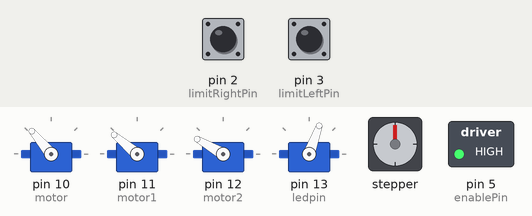
This sketch was run on a simulated Arduino Uno, built with avr-gcc and run on an emulated ATmega328P. Shown: 4 × servo, stepper motor, switched loads named in the sketch (green lamp = pin HIGH). The test bench sets the inputs (shaded band); at power-on: pin 3 (limitLeftPin) HIGH, pin 2 (limitRightPin) HIGH. Stepper angles assume 200 steps per turn; pins used as bus, display or sensor lines are not drawn; what the sketch prints to the serial monitor is not drawn.

Above: at 5.0 s.
5.1 s: pin 3 (limitLeftPin) pulled LOW for 0.15 s
8.2 s: pin 3 (limitLeftPin) pulled LOW for 0.15 s
At 11.2 s:
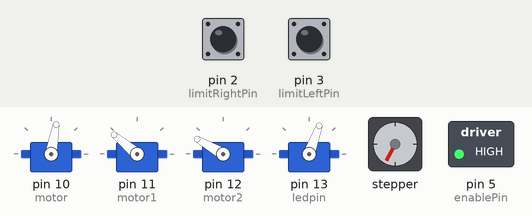
11.3 s: pin 2 (limitRightPin) pulled LOW for 3.2 s
At 15.0 s:
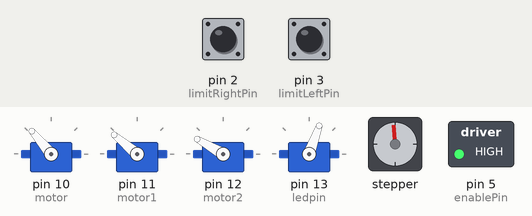
Timing chart, 0 to 16.5 s (numbered marks = the images above; inputs shaded):
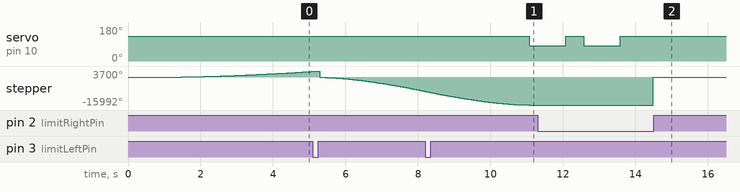

The sketch:

servos_stepper_motor_combined_new_angles.ino
```cpp
//Define servo and stepper motor libraries
#include<Servo.h>
#include <AccelStepper.h>

//Defining interupts
#define limitLeftPin 3
#define limitRightPin 2
#define ledpin 13

//Defining pins for stepper motor
#define enablePin 5
#define pulsePin 7
#define dirPin 6

int temp=0;
int led_state = 0;
bool left_limit_flag = false;
bool right_limit_flag = false;

AccelStepper stepper(AccelStepper::FULL2WIRE,dirPin , pulsePin);

//Defining servo motors
Servo motor;
Servo motor1;
Servo motor2;
Servo motor3;

int p=0;
char notes[39] = "CCGGAAGFFEEDDCGGFFEEDGGFFEEDCGGAGFFEEDC"; //Notes of the song
char Octave[8] = "CDEFGABC"; //Notes in an Octave
char f1,f2,f3,f4;
int range_min = 0; //Index finger
int range_max = 3; //pinky finger
int match, j, i;

void setup() {
  // put your setup code here, to run once:
  Serial.begin(9600);
  motor.attach(10); //Index finger
  motor1.attach(11);
  motor2.attach(12);
  motor3.attach(13); //pinky finger
  rest();

  Serial.println("Hand Activated");
  pinMode(enablePin,OUTPUT);
  pinMode(pulsePin,OUTPUT);
  pinMode(dirPin,OUTPUT);
  pinMode(ledpin, OUTPUT);
  pinMode(limitLeftPin, INPUT_PULLUP);
  pinMode(limitRightPin, INPUT_PULLUP);
  attachInterrupt(digitalPinToInterrupt(limitLeftPin), LEFTISR, RISING); //Rising - Detects when the interupt changes from 0 to 1
  attachInterrupt(digitalPinToInterrupt(limitRightPin), RIGHTISR, RISING); //Rising - Detects when the interupt changes from 0 to 1

  digitalWrite(enablePin,HIGH);

  stepper.setMaxSpeed(1000);
  stepper.setAcceleration(200);

  home_stepper(); //For calibrating the end of the piano

  //stepper.setMaxSpeed(2000);
  stepper.setMaxSpeed(4000);
  //stepper.setAcceleration(1000);
  stepper.setAcceleration(2000);
  stepper.moveTo(-16500); //moves left
  //Serial.println("here!");
}

//This is essential to be executed before any rail movement
void rest()
{
    motor.write(130);
    delay(100);
    motor1.write(140);
    delay(100);
    motor2.write(150);
    delay(100);
    motor3.write(70);
    delay(100);

}

void home_stepper()
{
  stepper.moveTo(50000);
  Serial.println("Move towards the left limit switch");

  //Run until we hit the left interupt
  while(!left_limit_flag)
  {
   stepper.run();
  }

  Serial.println("Reached limit switch");
  //Serial.println(left_limit_flag);
  //Once reached set that position as zero
  stepper.setCurrentPosition(0);
  long dtoGo = stepper.distanceToGo();
  Serial.println(dtoGo);

  if(left_limit_flag)
  {
    stepper.setMaxSpeed(1000);
    stepper.setAcceleration(200);
    stepper.moveTo(-100);

    while(digitalRead(limitLeftPin)==0)
    {
     stepper.run();
    }

    Serial.println("Completed");
    long theCurrentPosition = stepper.currentPosition();
    Serial.println(theCurrentPosition);
    left_limit_flag = false;
    stepper.setCurrentPosition(0);
    Serial.println("Homed");
    Serial.println("-------------------------------------------");
  }
}


void LEFTISR()
{
  stepper.setMaxSpeed(0);
  stepper.stop(); //stop the running of stepper motor once the left interupt is reached
  led_state = !led_state;
  digitalWrite(ledpin,led_state);
  left_limit_flag = true;
}

void RIGHTISR()
{
  stepper.setSpeed(0);
  stepper.stop(); //stop the running of stepper motor once the right interupt is reached
  led_state = !led_state;
  digitalWrite(ledpin,led_state);
  right_limit_flag = true;
  //stepper.moveTo(50000);
}
void loop()
{
  //Keep running whenever we have distance to be moved
  while(stepper.distanceToGo() != 0)
  {
    stepper.run();
  }
  f1 = Octave[0];
  f2 = Octave[1];
  f3 = Octave[2];
  f4 = Octave[3];


for(i=0; i<strlen(notes); i++)
{
  int range=0;
  Serial.print(notes[i]);
  //Trigger the finger for corresponding notes within the range of the hand
    if(f1==notes[i])
      {
      motor.write(80);
      delay(1000);
      motor.write(130);
      delay(500);
      range =1;
      }
    if(f2==notes[i])
      {
      motor1.write(80);
      delay(1000);
      motor1.write(140);
      delay(500);
      range =1;
      }
    if(f3==notes[i])
      {
      motor2.write(70);
      delay(1000);
      motor2.write(150);
      delay(500);
      range =1;
      }
    if(f4==notes[i])
      {
      motor3.write(25);
      delay(1000);
      motor3.write(70);
      delay(500);
      range =1;
      }
    Serial.println(int(i));
  //If not in range, move to the respective position maintaining the fingers in the rest position
  if(range==0)
  {
    //Serial.println("printing i");
    //Serial.println("i m here as out of range");
    rest();

    for(j=0;j<strlen(Octave);j++)
    {
      //Serial.print("entering");
      //Serial.println(notes[i]);
      //Serial.println(Octave[j]);
      if(notes[i]==Octave[j])
      {
        match = j;
        i=i-1;
        Serial.print(i);
        //Serial.print("inside");
        break;
      }
    }

    if (abs(j-range_min) >abs(j-range_max))
      {
      f1 = Octave[j-3];
      f2 = Octave[j-2];
      f3 = Octave[j-1];
      f4 = Octave[j];
      range_min = j-3;
      range_max =j;
      temp= abs((j+1)-range_max)*2100;
      stepper.setCurrentPosition(0);
      stepper.moveTo(-temp);
      while(stepper.distanceToGo() != 0)
      {
      stepper.run();
      }
      }
    else
      {
      f1 = Octave[j];
      f2 = Octave[j+1];
      f3 = Octave[j+2];
      f4 = Octave[j+3];
      temp=0;
      range_min = j;
      range_max = j+3;
      temp = abs((j-1)-range_min)*2100;
      stepper.setCurrentPosition(0);
      stepper.moveTo(temp);
      while(stepper.distanceToGo() != 0)
      {
      stepper.run();
      }
      }

  }

}

  rest();
  exit(1);

}
```

Measured:
- after the input at 8.2 s, servo on pin 10 (motor): 130° → 80° after 2.9 s
- after the input at 11.3 s, servo on pin 13 (ledpin): stops changing and stays 70°
